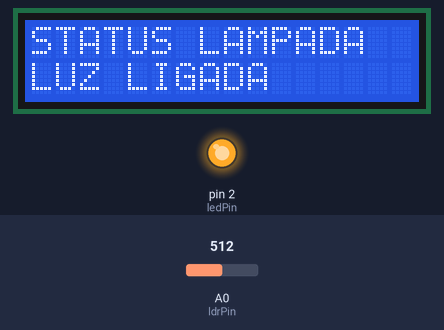
Simulated run of this sketch. Board: Arduino Uno, built with avr-gcc and run on an emulated ATmega328P. Parts: 16×2 character LCD, output pins drawn as LEDs (lit = HIGH). The inputs (shaded band) are chosen by the test bench; at power-on: A0 (ldrPin) = 512. What the sketch prints to the serial monitor is not drawn.

Above: at 1.2 s.
1.3 s: A0 (ldrPin) set to 110
2.8 s: A0 (ldrPin) set to 89
At 3.4 s:
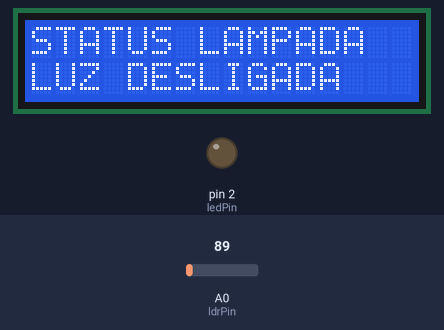
4.3 s: A0 (ldrPin) set to 122
At 4.8 s:
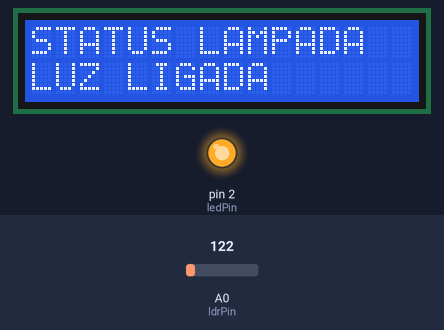
5.8 s: A0 (ldrPin) set to 90
At 6.9 s:
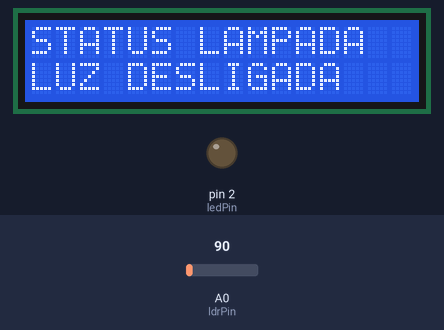
Timing chart, 0 to 8.3 s (numbered marks = the images above; inputs shaded):
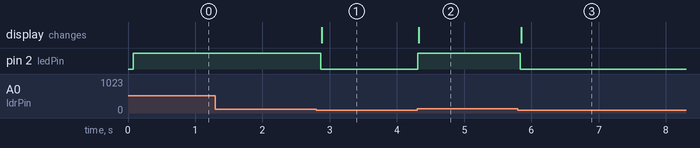

The sketch:

photoresistor.ino
```cpp
// Open Source

#include <LiquidCrystal_I2C.h> //INCLUSÃO DE BIBLIOTECA
LiquidCrystal_I2C lcd(0x27,2,1,0,4,5,6,7,3, POSITIVE);

int ledPin = 2; //Led no pino
int ldrPin = A0; //LDR no pino
int ldrValor = 0; //Valor lido do LDR

void setup() {
 pinMode(ledPin,OUTPUT); //define a porta 7 como saída
 Serial.begin(9600); //Inicia a comunicação serial
 lcd.begin (16,2); //SETA A QUANTIDADE DE COLUNAS(16) E O NÚMERO DE LINHAS(2) DO DISPLAY
 lcd.setBacklight(HIGH); //LIGA O BACKLIGHT (LUZ DE FUNDO)
}

void loop() {
 ///ler o valor do LDR
  lcd.setCursor(0,0); //SETA A POSIÇÃO DO CURSOR
  lcd.print("STATUS LAMPADA");
  Serial.println("LAMPADA");

 ldrValor = analogRead(ldrPin); //O valor lido será entre 0 e 1023

 //se o valor lido for maior que 500, liga o led
 if (ldrValor>= 100){
    digitalWrite(ledPin,HIGH);
    lcd.setCursor(0,1); //SETA A POSIÇÃO DO CURSOR
    lcd.print("LUZ LIGADA   ");
    }
 // senão, apaga o led
 else {
    digitalWrite(ledPin,LOW);
    lcd.setCursor(0,1); //SETA A POSIÇÃO DO CURSOR
    lcd.print("LUZ DESLIGADA     ");
    }

 //imprime o valor lido do LDR no monitor serial
 Serial.println(ldrValor);
 delay(100);
}
```

Measured:
- the behaviour switches between 100 and 99 on A0 (ldrPin) (found by bisection; images 0 and 1)
- after the input at 1.3 s, every drawn part: stays the same
- after the input at 2.8 s, pin 2 (ledPin): HIGH → LOW after 0.07 s; the display: changes after 0.08 s (image 1)
- after the input at 4.3 s, pin 2 (ledPin): LOW → HIGH at once; the display: changes at once (image 2)
- after the input at 5.8 s, pin 2 (ledPin): HIGH → LOW at once; the display: changes after 0.05 s (image 3)
